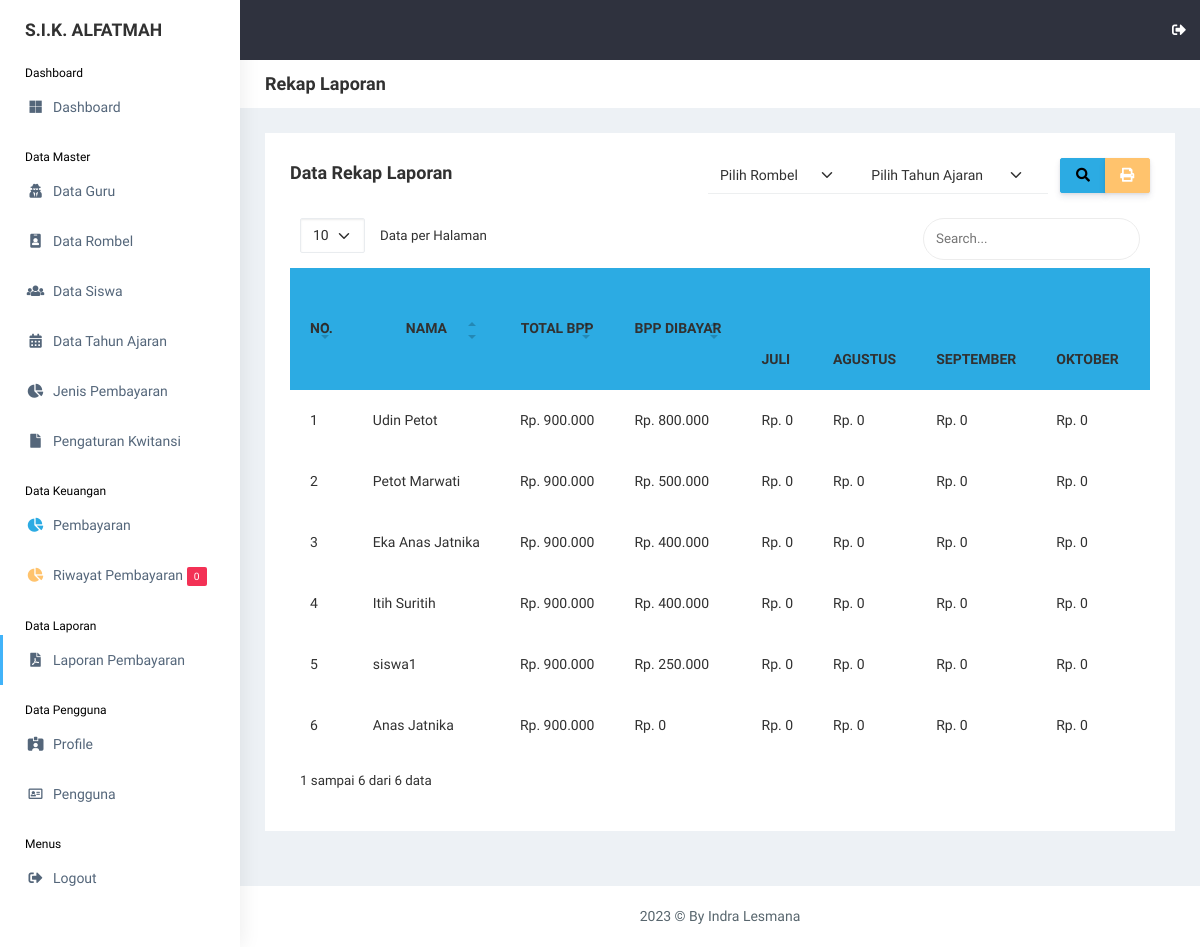
Screenshot of /view_laporan/laporan.php (signed in) with the database file from the repository.
### tables this page shows
CREATE TABLE `siswa` (
  `id_siswa` int(11) NOT NULL,
  `nis` int(11) NOT NULL,
  `nisn` int(11) NOT NULL,
  `nama_siswa` varchar(255) NOT NULL,
  `id_rombel` int(11) NOT NULL,
  `jk` varchar(20) NOT NULL,
  `alamat` text NOT NULL,
  `phone` varchar(20) NOT NULL,
  `username` varchar(255) NOT NULL,
  `password` varchar(255) NOT NULL,
  `gambar` varchar(255) NOT NULL,
  `id_tahun_ajaran` int(11) NOT NULL,
  `date_created` date NOT NULL,
  `is_active` int(11) NOT NULL
);

CREATE TABLE `jenis_pembayaran` (
  `id_jenis_pembayaran` int(11) NOT NULL,
  `jenis_pembayaran` varchar(255) NOT NULL,
  `nominal` int(11) NOT NULL,
  `deskripsi` text NOT NULL
);

### functions.php (called while the page is built, shortened)
<?php
$conn = mysqli_connect("localhost", "root", "", "db_sika");
function query($query)
{
    global $conn;
    $result = mysqli_query($conn, $query);
    $rows = [];
    while ($row = mysqli_fetch_assoc($result)) {
        $rows[] = $row;
    }
    return $rows;
}

### view_laporan/laporan.php (the view, shortened to what this page needs)
<?php
include "../templates/header.php";
if (isset($_POST["search"])) {
    $id_rombel = $_POST["id_rombel"];
    $id_tahun_ajaran = $_POST["id_tahun_ajaran"];
    $siswa = query("
    SELECT * FROM siswa
    INNER JOIN rombel ON rombel.id_rombel = siswa.id_rombel
    INNER JOIN tahun_ajaran ON tahun_ajaran.id_tahun_ajaran = siswa.id_tahun_ajaran
    INNER JOIN guru ON guru.id_guru = rombel.id_guru
    WHERE siswa.id_rombel = $id_rombel
    ORDER BY siswa.id_tahun_ajaran ASC, rombel.rombel ASC
");
} else {
    $siswa = query("
    SELECT * FROM siswa
    INNER JOIN rombel ON rombel.id_rombel = siswa.id_rombel
    INNER JOIN tahun_ajaran ON tahun_ajaran.id_tahun_ajaran = siswa.id_tahun_ajaran
    INNER JOIN guru ON guru.id_guru = rombel.id_guru
    ORDER BY siswa.id_tahun_ajaran ASC, rombel.rombel ASC
");
}
$bpp_nominal = query("SELECT * FROM jenis_pembayaran WHERE id_jenis_pembayaran = 1")[0];
?>
<div class="page-breadcrumb bg-white">
    <div class="row align-items-center">
        <div class="col-lg-3 col-md-4 col-sm-4 col-xs-12">
            <h4 class="page-title">Rekap Laporan</h4>
        </div>
    </div>
</div>
<div class="container-fluid">
    <div class="row">
        <div class="col-md-12 col-lg-12 col-sm-12">
            <div class="white-box">
                <div class="d-md-flex mb-3">
                    <h3 class="col-12 col-md-6 box-title mb-0">Data Rekap Laporan</h3>
                    <form class="col-12 col-md-6 app-search me-3" method="post" action="">
                        <div class="row">
                            <div class="col-4 border-bottom">
                                <select class="form-select shadow-none p-0 border-0" name="id_rombel">
                                    <option>Pilih Rombel</option>
                                </select>
                            </div>
                            <div class="col-5 border-bottom">
                                <select class="form-select shadow-none p-0 border-0" name="id_tahun_ajaran">
                                    <option>Pilih Tahun Ajaran</option>
                                </select>
                            </div>
                            <div class="col-3">
                                <div class="btn-group btn-group-toggle w-100" data-toggle="buttons">
                                    <button type="submit" name="search" class="btn btn-info">
                                        <i class="fa fa-search"></i>
                                    </button>
                                    <?php if (!isset($_POST["id_rombel"])): ?>
                                        <a href="laporan_print.php?id_rombel=0&id_tahun_ajaran=0" name="print"
                                            class="btn btn-warning" target="_blank"><i class="fas fa-print"></i></a>
                                    <?php else: ?>
                                        <a href="laporan_print.php?id_rombel=<?= $_POST["id_rombel"]; ?>&id_tahun_ajaran=<?= $_POST["id_tahun_ajaran"]; ?>"
                                            name="print" class="btn btn-warning" target="_blank"><i
                                                class="fas fa-print"></i></a>
                                    <?php endif; ?>
                                </div>
                            </div>
                        </div>
                    </form>
                </div>
                <div class="table-responsive">
                    <table class="no-wrap" id="data-table" cellpadding="20" cellspacing="0">
                        <thead class="bg-info">
                            <tr>
                                <th style="text-align:center; vertical-align:middle;" rowspan="2">NO.</th>
                                <th style="text-align:center; vertical-align:middle;" rowspan="2">NAMA</th>
                                <th style="text-align:center; vertical-align:middle;" rowspan="2">TOTAL BPP</th>
                                <th style="text-align:center; vertical-align:middle;" rowspan="2">BPP DIBAYAR</th>
                                <th style="text-align:center; vertical-align:middle;" colspan="12">PEMBAYARAN BBP</th>
                            </tr>
                            <tr>
                                <?php
                                $bulanIndo = array(
                                    1 => "JANUARI",
                                    2 => "FEBRUARI",
                                    3 => "MARET",
                                    4 => "APRIL",
                                    5 => "MEI",
                                    6 => "JUNI",
                                    7 => "JULI",
                                    8 => "AGUSTUS",
                                    9 => "SEPTEMBER",
                                    10 => "OKTOBER",
                                    11 => "NOVEMBER",
                                    12 => "DESEMBER"
                                );
                                for ($j = 7; $j <= 12; $j++):
                                    ?>
                                    <th>
                                        <?= $bulanIndo[$j]; ?>
                                    </th>
                                <?php endfor; ?>
                            </tr>
                        </thead>
                        <tbody>
                            <?php $i = 1; ?>
                            <?php foreach ($siswa as $s):
                                if (isset($_POST["id_rombel"])) {
                                    $id_rombel = $_POST["id_rombel"];
                                    $id_tahun_ajaran = $_POST["id_tahun_ajaran"];
                                    $bpp_dibayar = query("
                                        SELECT SUM(nominal_pembayaran) AS amount FROM pembayaran WHERE id_jenis_pembayaran = 1 AND id_siswa = {$s['id_siswa']} AND id_rombel = $id_rombel AND id_tahun_ajaran = $id_tahun_ajaran
                                    ")[0];
                                    $bbp_dibayar = query("
                                        SELECT SUM(nominal_pembayaran) AS amount FROM pembayaran WHERE id_jenis_pembayaran = 2 AND id_siswa = {$s['id_siswa']} AND id_rombel = $id_rombel AND id_tahun_ajaran = $id_tahun_ajaran
                                    ")[0];
                                } else {
                                    $bpp_dibayar = query("
                                        SELECT SUM(nominal_pembayaran) AS amount FROM pembayaran WHERE id_jenis_pembayaran = 1 AND id_siswa = {$s['id_siswa']}
                                    ")[0];
                                }
                                ?>
                                <tr>
                                    <td>
                                        <?= $i; ?>
                                    </td>
                                    <td class="txt-oflo">
                                        <?= $s["nama_siswa"]; ?>
                                    </td>
                                    <td class="txt-oflo">Rp.
                                        <?= number_format($bpp_nominal["nominal"], 0, ',', '.'); ?>
                                    </td>
                                    <td class="txt-oflo">Rp.
                                        <?= number_format($bpp_dibayar["amount"], 0, ',', '.'); ?>
                                    </td>
                                    <?php
                                    if (isset($_POST["id_rombel"])) {
                                        $id_rombel = $_POST["id_rombel"];
                                        $id_tahun_ajaran = $_POST["id_tahun_ajaran"];
                                        $rekap_bbp = query("
                                                    SELECT * FROM pembayaran
                                                    WHERE id_jenis_pembayaran = 2 AND id_siswa = {$s['id_siswa']} AND id_rombel = $id_rombel AND id_tahun_ajaran = $id_tahun_ajaran
                                                ");
                                    } else {
                                        $rekap_bbp = query("
                                                    SELECT * FROM pembayaran
                                                    WHERE id_jenis_pembayaran = 2 AND id_siswa = {$s['id_siswa']}
                                                ");
                                    }
                                    $rekap_bbp_arr = array_fill(1, 12, 0);
                                    foreach ($rekap_bbp as $rekap) {
                                        $bulan = $rekap['bbp_bulan'];
                                        $nominal = $rekap['nominal_pembayaran'];
                                        $rekap_bbp_arr[$bulan] = $nominal;
                                    }
                                    ?>
                                    <?php for ($j = 7; $j <= 12; $j++): ?>
                                        <?php
                                        $nominalBulan = isset($rekap_bbp_arr[$j]) ? $rekap_bbp_arr[$j] : 0;
                                        ?>
                                        <td class="txt-oflo">
                                            Rp.
                                            <?= number_format($nominalBulan, 0, ',', '.'); ?>
                                        </td>
                                    <?php endfor; ?>
                                </tr>
                                <?php $i++; ?>
                            <?php endforeach; ?>
                        </tbody>
                    </table>
                </div>
            </div>
        </div>
    </div>
</div>
<?php
include "../templates/footer.php";
?>

### rows the page displays
siswa: nama_siswa "Udin Petot", amount "800.000", nominalBulan "0"
jenis_pembayaran: nominal "900.000"
siswa: nama_siswa "Petot Marwati", amount "500.000", nominalBulan "0"
siswa: nama_siswa "Eka Anas Jatnika", amount "400.000", nominalBulan "0"
siswa: nama_siswa "Itih Suritih", amount "400.000", nominalBulan "0"
siswa: nama_siswa "siswa1", amount "250.000", nominalBulan "0"
siswa: nama_siswa "Anas Jatnika", amount "0", nominalBulan "0"

### other values shown
$total_notif "0"
$bulanIndo[$j] "JULI"
$bulanIndo[$j] "AGUSTUS"
$bulanIndo[$j] "SEPTEMBER"
$bulanIndo[$j] "OKTOBER"
